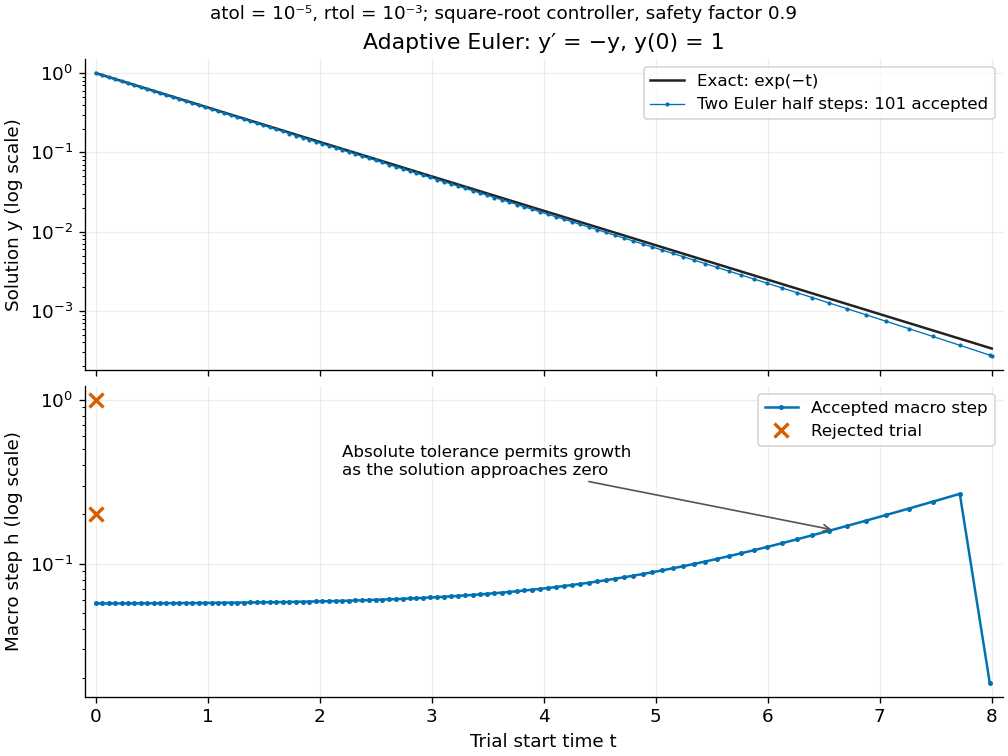

Write the Python code that produced this figure.
"""Two-half-step Euler decay with local tolerance control; output in CWD.

Tested with Python 3.14, matplotlib 3.10.7 and numpy 2.3.5.
"""

from pathlib import Path
import math

import matplotlib.pyplot as plt
import numpy as np


def integrate(atol=1e-5, rtol=1e-3, end=8.0, initial_step=1.0):
    """Accept the fine value without Richardson extrapolation.

    Each trial records signed exact-local error from its numerical start,
    and signed global error from the original initial condition.
    """
    if atol <= 0 or rtol < 0 or end <= 0 or initial_step <= 0:
        raise ValueError("Require positive atol, end and step, and nonnegative rtol")
    t, y, h = 0.0, 1.0, initial_step
    times, values, trials = [t], [y], []
    while t < end:
        if len(trials) >= 100000:
            raise RuntimeError("Trial limit reached")
        h = min(h, end - t)
        if t + h == t:
            raise RuntimeError("Step cannot advance floating-point time")
        coarse = y + h * (-y)
        half = y + (h / 2) * (-y)
        fine = half + (h / 2) * (-half)
        estimate = fine - coarse
        scale = atol + rtol * max(abs(y), abs(fine))
        scaled = abs(estimate) / scale
        accepted = scaled <= 1.0
        # expm1 avoids subtracting exp(-h) from a number very near one.
        local = y * (math.expm1(-h) + h - h * h / 4)
        trials.append(dict(t=t, y=y, h=h, fine=fine, estimate=estimate,
                           scale=scale, scaled=scaled, accepted=accepted,
                           local=local, global_error=fine - math.exp(-(t + h))))
        if accepted:
            t, y = t + h, fine
            times.append(t)
            values.append(y)
        factor = 5.0 if scaled == 0 else min(5.0, max(0.2, 0.9 / math.sqrt(scaled)))
        if not accepted:
            factor = min(1.0, factor)
        h *= factor
    return np.array(times), np.array(values), trials


def main():
    times, values, trials = integrate()
    accepted = [r for r in trials if r["accepted"]]
    rejected = [r for r in trials if not r["accepted"]]
    plt.rcParams.update({"font.size": 11, "axes.spines.top": False,
                         "axes.spines.right": False, "figure.facecolor": "white"})
    fig, axes = plt.subplots(2, 1, figsize=(8.4, 6.3), sharex=True,
                             constrained_layout=True)
    dense = np.linspace(0, 8, 700)
    axes[0].semilogy(dense, np.exp(-dense), color="#222222", label="Exact: exp(−t)")
    axes[0].semilogy(times, values, ".-", ms=3, lw=0.8, color="#0072B2",
                     label=f"Two Euler half steps: {len(accepted)} accepted")
    axes[0].set(ylabel="Solution y (log scale)", title="Adaptive Euler: y′ = −y, y(0) = 1")
    axes[0].legend(loc="upper right", fontsize=10)
    axes[1].semilogy([r["t"] for r in accepted], [r["h"] for r in accepted],
                     ".-", ms=4, color="#0072B2", label="Accepted macro step")
    axes[1].semilogy([r["t"] for r in rejected], [r["h"] for r in rejected],
                     "x", ms=8, mew=2, color="#D55E00", label="Rejected trial")
    axes[1].set(xlabel="Trial start time t", ylabel="Macro step h (log scale)", xlim=(-0.1, 8.1))
    axes[1].legend(loc="upper right", fontsize=10)
    axes[1].annotate("Absolute tolerance permits growth\nas the solution approaches zero",
                     xy=(6.6, 0.16), xytext=(2.2, 0.35), fontsize=10,
                     arrowprops={"arrowstyle": "->", "color": "#555555"})
    fig.suptitle("atol = 10⁻⁵, rtol = 10⁻³; square-root controller, safety factor 0.9", fontsize=11)
    for ax in axes:
        ax.grid(alpha=0.22)
    fig.savefig(Path.cwd() / (Path(__file__).stem + ".png"), dpi=120,
                facecolor="white", transparent=False)
    plt.close(fig)


if __name__ == "__main__":
    main()
